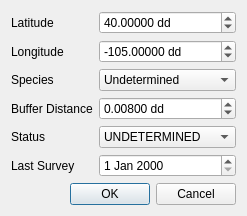
<?xml version="1.0" encoding="UTF-8"?>
<ui version="4.0">
 <class>NewRaptorDialogBase</class>
 <widget class="QDialog" name="NewRaptorDialogBase">
  <property name="geometry">
   <rect>
    <x>0</x>
    <y>0</y>
    <width>214</width>
    <height>195</height>
   </rect>
  </property>
  <property name="windowTitle">
   <string>Add New Raptor</string>
  </property>
  <layout class="QGridLayout" name="gridLayout">
   <item row="0" column="0">
    <layout class="QFormLayout" name="lytForm">
     <item row="0" column="0">
      <widget class="QLabel" name="latitudeLabel">
       <property name="text">
        <string>Latitude</string>
       </property>
      </widget>
     </item>
     <item row="0" column="1">
      <widget class="QDoubleSpinBox" name="spbLatitude">
       <property name="suffix">
        <string> dd</string>
       </property>
       <property name="decimals">
        <number>5</number>
       </property>
       <property name="minimum">
        <double>-90.000000000000000</double>
       </property>
       <property name="maximum">
        <double>90.000000000000000</double>
       </property>
       <property name="singleStep">
        <double>0.001000000000000</double>
       </property>
       <property name="value">
        <double>40.000000000000000</double>
       </property>
      </widget>
     </item>
     <item row="1" column="0">
      <widget class="QLabel" name="longitudeLabel">
       <property name="text">
        <string>Longitude</string>
       </property>
      </widget>
     </item>
     <item row="1" column="1">
      <widget class="QDoubleSpinBox" name="spbLongitude">
       <property name="suffix">
        <string> dd</string>
       </property>
       <property name="decimals">
        <number>5</number>
       </property>
       <property name="minimum">
        <double>-180.000000000000000</double>
       </property>
       <property name="maximum">
        <double>180.000000000000000</double>
       </property>
       <property name="singleStep">
        <double>0.001000000000000</double>
       </property>
       <property name="value">
        <double>-105.000000000000000</double>
       </property>
      </widget>
     </item>
     <item row="2" column="0">
      <widget class="QLabel" name="speciesLabel">
       <property name="text">
        <string>Species</string>
       </property>
      </widget>
     </item>
     <item row="2" column="1">
      <widget class="QComboBox" name="cmbSpecies">
       <item>
        <property name="text">
         <string>Undetermined</string>
        </property>
       </item>
       <item>
        <property name="text">
         <string>Red-tail Hawk</string>
        </property>
       </item>
       <item>
        <property name="text">
         <string>Swainsons Hawk</string>
        </property>
       </item>
       <item>
        <property name="text">
         <string>Northern Harrier</string>
        </property>
       </item>
      </widget>
     </item>
     <item row="3" column="0">
      <widget class="QLabel" name="bufferDistanceLabel">
       <property name="text">
        <string>Buffer Distance</string>
       </property>
      </widget>
     </item>
     <item row="3" column="1">
      <widget class="QDoubleSpinBox" name="spbBuffer">
       <property name="suffix">
        <string> dd</string>
       </property>
       <property name="decimals">
        <number>5</number>
       </property>
       <property name="maximum">
        <double>0.100000000000000</double>
       </property>
       <property name="singleStep">
        <double>0.001000000000000</double>
       </property>
       <property name="value">
        <double>0.008000000000000</double>
       </property>
      </widget>
     </item>
     <item row="4" column="0">
      <widget class="QLabel" name="statusLabel">
       <property name="text">
        <string>Status</string>
       </property>
      </widget>
     </item>
     <item row="4" column="1">
      <widget class="QComboBox" name="cmbStatus">
       <item>
        <property name="text">
         <string>UNDETERMINED</string>
        </property>
       </item>
       <item>
        <property name="text">
         <string>ACTIVE NEST</string>
        </property>
       </item>
       <item>
        <property name="text">
         <string>INACTIVE NEST</string>
        </property>
       </item>
       <item>
        <property name="text">
         <string>FLEDGED STATUS</string>
        </property>
       </item>
      </widget>
     </item>
     <item row="5" column="0">
      <widget class="QLabel" name="lastSurveyLabel">
       <property name="text">
        <string>Last Survey</string>
       </property>
      </widget>
     </item>
     <item row="5" column="1">
      <widget class="QDateEdit" name="dteLast"/>
     </item>
    </layout>
   </item>
   <item row="1" column="0">
    <widget class="QDialogButtonBox" name="button_box">
     <property name="orientation">
      <enum>Qt::Horizontal</enum>
     </property>
     <property name="standardButtons">
      <set>QDialogButtonBox::Cancel|QDialogButtonBox::Ok</set>
     </property>
    </widget>
   </item>
  </layout>
 </widget>
 <resources/>
 <connections>
  <connection>
   <sender>button_box</sender>
   <signal>accepted()</signal>
   <receiver>NewRaptorDialogBase</receiver>
   <slot>accept()</slot>
   <hints>
    <hint type="sourcelabel">
     <x>20</x>
     <y>20</y>
    </hint>
    <hint type="destinationlabel">
     <x>20</x>
     <y>20</y>
    </hint>
   </hints>
  </connection>
  <connection>
   <sender>button_box</sender>
   <signal>rejected()</signal>
   <receiver>NewRaptorDialogBase</receiver>
   <slot>reject()</slot>
   <hints>
    <hint type="sourcelabel">
     <x>20</x>
     <y>20</y>
    </hint>
    <hint type="destinationlabel">
     <x>20</x>
     <y>20</y>
    </hint>
   </hints>
  </connection>
 </connections>
</ui>
